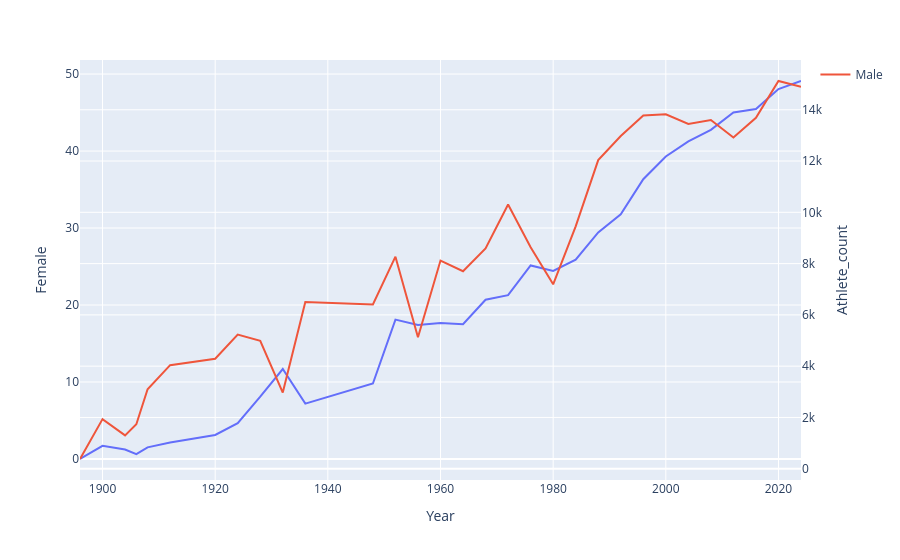

Source (notebook cell):
### Code cell
fig = px.line(
    df_gender, x="Year", y="Female_percent", labels={"Female_percent": "Female"}, 
)
fig.add_scatter(
    x=df_gender["Year"],
    y=df_gender["Athlete_count"],
    name="Male",
    yaxis="y2",
    
)
fig.update_layout(yaxis2=dict(title="Athlete_count", overlaying="y", side="right"))
fig.show()

### Figure 1 — Plotly figure (JSON) as saved in the notebook; plotly's stock layout.template omitted (floating-point values rounded to 4 significant figures)
{"data": [{"hovertemplate": "Year=%{x}<br>Female=%{y}<extra></extra>", "legendgroup": "", "line": {"color": "#636efa", "dash": "solid"}, "marker": {"symbol": "circle"}, "mode": "lines", "name": "", "orientation": "v", "showlegend": false, "type": "scatter", "x": [1896, 1900, 1904, 1906, 1908, 1912, 1920, 1924, 1928, 1932, 1936, 1948, 1952, 1956, 1960, 1964, 1968, 1972, 1976, 1980, 1984, 1988, 1992, 1996, 2000, 2004, 2008, 2012, 2016, 2020, 2024], "xaxis": "x", "y": [0.0, 1.705, 1.23, 0.6347, 1.516, 2.153, 3.122, 4.663, 8.093, 11.69, 7.193, 9.805, 18.1, 17.42, 17.67, 17.5, 20.69, 21.28, 25.14, 24.42, 25.88, 29.43, 31.78, 36.34, 39.3, 41.26, 42.76, 45.01, 45.46, 48.05, 49.1], "yaxis": "y"}, {"name": "Male", "type": "scatter", "x": [1896, 1900, 1904, 1906, 1908, 1912, 1920, 1924, 1928, 1932, 1936, 1948, 1952, 1956, 1960, 1964, 1968, 1972, 1976, 1980, 1984, 1988, 1992, 1996, 2000, 2004, 2008, 2012, 2016, 2020, 2024], "y": [380, 1936, 1301, 1733, 3101, 4040, 4292, 5233, 4992, 2969, 6506, 6405, 8270, 5127, 8119, 7702, 8588, 10304, 8641, 7191, 9454, 12037, 12977, 13780, 13821, 13443, 13602, 12920, 13688, 15121, 14892], "yaxis": "y2"}], "layout": {"legend": {"tracegroupgap": 0}, "margin": {"t": 60}, "xaxis": {"anchor": "y", "domain": [0, 1], "title": {"text": "Year"}}, "yaxis": {"anchor": "x", "domain": [0, 1], "title": {"text": "Female"}}, "yaxis2": {"overlaying": "y", "side": "right", "title": {"text": "Athlete_count"}}}}
